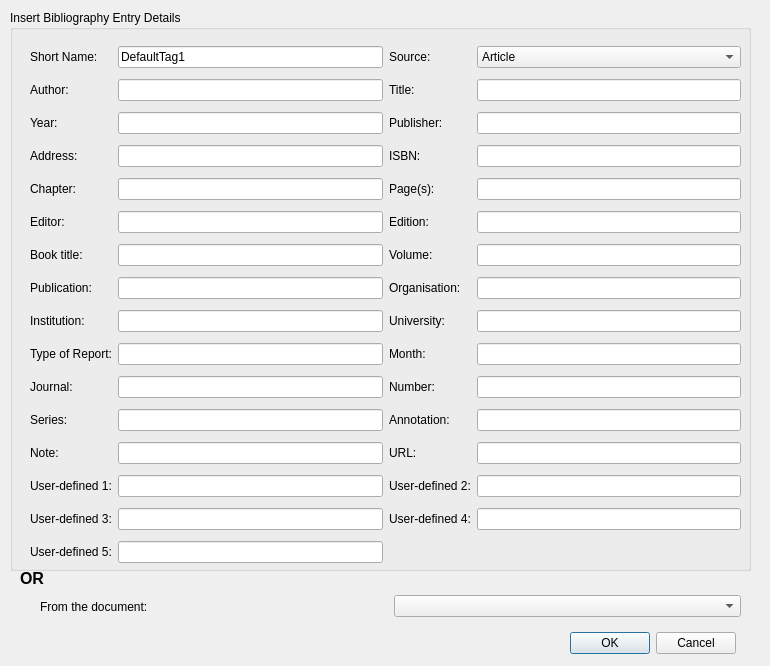
<?xml version="1.0" encoding="UTF-8"?>
<ui version="4.0">
 <class>CitationBibliographyWidget</class>
 <widget class="QDialog" name="CitationBibliographyWidget">
  <property name="geometry">
   <rect>
    <x>0</x>
    <y>0</y>
    <width>770</width>
    <height>666</height>
   </rect>
  </property>
  <property name="windowTitle">
   <string>Dialog</string>
  </property>
  <widget class="QGroupBox" name="groupBox">
   <property name="geometry">
    <rect>
     <x>10</x>
     <y>10</y>
     <width>741</width>
     <height>561</height>
    </rect>
   </property>
   <property name="title">
    <string>Insert Bibliography Entry Details</string>
   </property>
   <widget class="QWidget" name="layoutWidget">
    <property name="geometry">
     <rect>
      <x>20</x>
      <y>31</y>
      <width>711</width>
      <height>528</height>
     </rect>
    </property>
    <layout class="QGridLayout" name="gridLayout">
     <item row="0" column="0">
      <widget class="QLabel" name="shortnameLabel">
       <property name="text">
        <string>Short Name:</string>
       </property>
      </widget>
     </item>
     <item row="0" column="1">
      <widget class="QLineEdit" name="shortName">
       <property name="text">
        <string>DefaultTag1</string>
       </property>
      </widget>
     </item>
     <item row="1" column="0">
      <widget class="QLabel" name="authorLabel">
       <property name="text">
        <string>Author:</string>
       </property>
      </widget>
     </item>
     <item row="1" column="1">
      <widget class="QLineEdit" name="author"/>
     </item>
     <item row="1" column="2">
      <widget class="QLabel" name="titleLabel">
       <property name="text">
        <string>Title:</string>
       </property>
      </widget>
     </item>
     <item row="1" column="3">
      <widget class="QLineEdit" name="title"/>
     </item>
     <item row="2" column="0">
      <widget class="QLabel" name="yearLabel">
       <property name="text">
        <string>Year:</string>
       </property>
      </widget>
     </item>
     <item row="2" column="1">
      <widget class="QLineEdit" name="year"/>
     </item>
     <item row="2" column="2">
      <widget class="QLabel" name="publisherLabel">
       <property name="text">
        <string>Publisher:</string>
       </property>
      </widget>
     </item>
     <item row="2" column="3">
      <widget class="QLineEdit" name="publisher"/>
     </item>
     <item row="3" column="0">
      <widget class="QLabel" name="addressLabel">
       <property name="text">
        <string>Address:</string>
       </property>
      </widget>
     </item>
     <item row="3" column="1">
      <widget class="QLineEdit" name="address"/>
     </item>
     <item row="3" column="2">
      <widget class="QLabel" name="isbnLabel">
       <property name="text">
        <string>ISBN:</string>
       </property>
      </widget>
     </item>
     <item row="3" column="3">
      <widget class="QLineEdit" name="isbn"/>
     </item>
     <item row="4" column="0">
      <widget class="QLabel" name="chapterLabel">
       <property name="text">
        <string>Chapter:</string>
       </property>
      </widget>
     </item>
     <item row="4" column="1">
      <widget class="QLineEdit" name="chapter"/>
     </item>
     <item row="4" column="2">
      <widget class="QLabel" name="pagesLabel">
       <property name="text">
        <string>Page(s):</string>
       </property>
      </widget>
     </item>
     <item row="4" column="3">
      <widget class="QLineEdit" name="pages"/>
     </item>
     <item row="5" column="0">
      <widget class="QLabel" name="editorLabel">
       <property name="text">
        <string>Editor:</string>
       </property>
      </widget>
     </item>
     <item row="5" column="1">
      <widget class="QLineEdit" name="editor"/>
     </item>
     <item row="5" column="2">
      <widget class="QLabel" name="editionLabel">
       <property name="text">
        <string>Edition:</string>
       </property>
      </widget>
     </item>
     <item row="5" column="3">
      <widget class="QLineEdit" name="edition"/>
     </item>
     <item row="6" column="0">
      <widget class="QLabel" name="booktitleLabel">
       <property name="text">
        <string>Book title:</string>
       </property>
      </widget>
     </item>
     <item row="6" column="1">
      <widget class="QLineEdit" name="booktitle"/>
     </item>
     <item row="6" column="2">
      <widget class="QLabel" name="volumeLabel">
       <property name="text">
        <string>Volume:</string>
       </property>
      </widget>
     </item>
     <item row="6" column="3">
      <widget class="QLineEdit" name="volume"/>
     </item>
     <item row="7" column="0">
      <widget class="QLabel" name="publicationLabel">
       <property name="text">
        <string>Publication:</string>
       </property>
      </widget>
     </item>
     <item row="7" column="1">
      <widget class="QLineEdit" name="publication"/>
     </item>
     <item row="7" column="2">
      <widget class="QLabel" name="organisationLabel">
       <property name="text">
        <string>Organisation:</string>
       </property>
      </widget>
     </item>
     <item row="7" column="3">
      <widget class="QLineEdit" name="organisation"/>
     </item>
     <item row="8" column="0">
      <widget class="QLabel" name="institutionLabel">
       <property name="text">
        <string>Institution:</string>
       </property>
      </widget>
     </item>
     <item row="8" column="1">
      <widget class="QLineEdit" name="institution"/>
     </item>
     <item row="8" column="2">
      <widget class="QLabel" name="schoolLabel">
       <property name="text">
        <string>University:</string>
       </property>
      </widget>
     </item>
     <item row="8" column="3">
      <widget class="QLineEdit" name="school"/>
     </item>
     <item row="9" column="0">
      <widget class="QLabel" name="reporttypeLabel">
       <property name="text">
        <string>Type of Report:</string>
       </property>
      </widget>
     </item>
     <item row="9" column="1">
      <widget class="QLineEdit" name="reporttype"/>
     </item>
     <item row="9" column="2">
      <widget class="QLabel" name="monthLabel">
       <property name="text">
        <string>Month:</string>
       </property>
      </widget>
     </item>
     <item row="9" column="3">
      <widget class="QLineEdit" name="month"/>
     </item>
     <item row="10" column="0">
      <widget class="QLabel" name="journalLabel">
       <property name="text">
        <string>Journal:</string>
       </property>
      </widget>
     </item>
     <item row="10" column="1">
      <widget class="QLineEdit" name="journal"/>
     </item>
     <item row="10" column="2">
      <widget class="QLabel" name="numberLabel">
       <property name="text">
        <string>Number:</string>
       </property>
      </widget>
     </item>
     <item row="10" column="3">
      <widget class="QLineEdit" name="number"/>
     </item>
     <item row="11" column="0">
      <widget class="QLabel" name="seriesLabel">
       <property name="text">
        <string>Series:</string>
       </property>
      </widget>
     </item>
     <item row="11" column="1">
      <widget class="QLineEdit" name="series"/>
     </item>
     <item row="11" column="2">
      <widget class="QLabel" name="annotationLabel">
       <property name="text">
        <string>Annotation:</string>
       </property>
      </widget>
     </item>
     <item row="11" column="3">
      <widget class="QLineEdit" name="annotation"/>
     </item>
     <item row="12" column="0">
      <widget class="QLabel" name="noteLabel">
       <property name="text">
        <string>Note:</string>
       </property>
      </widget>
     </item>
     <item row="12" column="1">
      <widget class="QLineEdit" name="note"/>
     </item>
     <item row="12" column="2">
      <widget class="QLabel" name="urlLabel">
       <property name="text">
        <string>URL:</string>
       </property>
      </widget>
     </item>
     <item row="12" column="3">
      <widget class="QLineEdit" name="url"/>
     </item>
     <item row="13" column="0">
      <widget class="QLabel" name="ud1Label">
       <property name="text">
        <string>User-defined 1:</string>
       </property>
      </widget>
     </item>
     <item row="13" column="1">
      <widget class="QLineEdit" name="ud1"/>
     </item>
     <item row="13" column="2">
      <widget class="QLabel" name="ud2Label">
       <property name="text">
        <string>User-defined 2:</string>
       </property>
      </widget>
     </item>
     <item row="13" column="3">
      <widget class="QLineEdit" name="ud2"/>
     </item>
     <item row="14" column="0">
      <widget class="QLabel" name="ud3Label">
       <property name="text">
        <string>User-defined 3:</string>
       </property>
      </widget>
     </item>
     <item row="14" column="1">
      <widget class="QLineEdit" name="ud3"/>
     </item>
     <item row="14" column="2">
      <widget class="QLabel" name="ud4Label">
       <property name="text">
        <string>User-defined 4:</string>
       </property>
      </widget>
     </item>
     <item row="14" column="3">
      <widget class="QLineEdit" name="ud4"/>
     </item>
     <item row="15" column="0">
      <widget class="QLabel" name="ud5Label">
       <property name="text">
        <string>User-defined 5:</string>
       </property>
      </widget>
     </item>
     <item row="15" column="1">
      <widget class="QLineEdit" name="ud5"/>
     </item>
     <item row="0" column="2">
      <widget class="QLabel" name="sourcetypeLabel">
       <property name="text">
        <string>Source:</string>
       </property>
      </widget>
     </item>
     <item row="0" column="3">
      <widget class="QComboBox" name="sourceType">
       <item>
        <property name="text">
         <string>Article</string>
        </property>
       </item>
       <item>
        <property name="text">
         <string>Book</string>
        </property>
       </item>
       <item>
        <property name="text">
         <string>Conference proceedings</string>
        </property>
       </item>
       <item>
        <property name="text">
         <string>Book excerpts</string>
        </property>
       </item>
       <item>
        <property name="text">
         <string>Book excerpts with title</string>
        </property>
       </item>
       <item>
        <property name="text">
         <string>Journal</string>
        </property>
       </item>
       <item>
        <property name="text">
         <string>Techn. documentation</string>
        </property>
       </item>
       <item>
        <property name="text">
         <string>Thesis</string>
        </property>
       </item>
       <item>
        <property name="text">
         <string>Miscellaneous</string>
        </property>
       </item>
       <item>
        <property name="text">
         <string>Dissertation</string>
        </property>
       </item>
       <item>
        <property name="text">
         <string>Research report</string>
        </property>
       </item>
       <item>
        <property name="text">
         <string>Unpublished</string>
        </property>
       </item>
       <item>
        <property name="text">
         <string>Email</string>
        </property>
       </item>
       <item>
        <property name="text">
         <string>WWW document</string>
        </property>
       </item>
       <item>
        <property name="text">
         <string>User defined 1</string>
        </property>
       </item>
       <item>
        <property name="text">
         <string>User defined 2</string>
        </property>
       </item>
       <item>
        <property name="text">
         <string>User defined 3</string>
        </property>
       </item>
       <item>
        <property name="text">
         <string>User defined 4</string>
        </property>
       </item>
       <item>
        <property name="text">
         <string>User defined 5</string>
        </property>
       </item>
      </widget>
     </item>
    </layout>
   </widget>
  </widget>
  <widget class="QLabel" name="label_3">
   <property name="geometry">
    <rect>
     <x>20</x>
     <y>570</y>
     <width>67</width>
     <height>17</height>
    </rect>
   </property>
   <property name="font">
    <font>
     <pointsize>12</pointsize>
     <weight>75</weight>
     <bold>true</bold>
    </font>
   </property>
   <property name="text">
    <string>OR</string>
   </property>
  </widget>
  <widget class="QDialogButtonBox" name="buttonBox">
   <property name="geometry">
    <rect>
     <x>560</x>
     <y>630</y>
     <width>176</width>
     <height>27</height>
    </rect>
   </property>
   <property name="orientation">
    <enum>Qt::Horizontal</enum>
   </property>
   <property name="standardButtons">
    <set>QDialogButtonBox::Cancel|QDialogButtonBox::Ok</set>
   </property>
  </widget>
  <widget class="QWidget" name="layoutWidget">
   <property name="geometry">
    <rect>
     <x>40</x>
     <y>590</y>
     <width>701</width>
     <height>33</height>
    </rect>
   </property>
   <layout class="QHBoxLayout" name="horizontalLayout_3">
    <item>
     <widget class="QLabel" name="label_4">
      <property name="text">
       <string>From the document:</string>
      </property>
     </widget>
    </item>
    <item>
     <widget class="QComboBox" name="existingCites"/>
    </item>
   </layout>
  </widget>
 </widget>
 <tabstops>
  <tabstop>shortName</tabstop>
  <tabstop>sourceType</tabstop>
  <tabstop>author</tabstop>
  <tabstop>title</tabstop>
  <tabstop>year</tabstop>
  <tabstop>publisher</tabstop>
  <tabstop>address</tabstop>
  <tabstop>isbn</tabstop>
  <tabstop>chapter</tabstop>
  <tabstop>pages</tabstop>
  <tabstop>editor</tabstop>
  <tabstop>edition</tabstop>
  <tabstop>booktitle</tabstop>
  <tabstop>volume</tabstop>
  <tabstop>publication</tabstop>
  <tabstop>organisation</tabstop>
  <tabstop>institution</tabstop>
  <tabstop>school</tabstop>
  <tabstop>reporttype</tabstop>
  <tabstop>month</tabstop>
  <tabstop>journal</tabstop>
  <tabstop>number</tabstop>
  <tabstop>series</tabstop>
  <tabstop>annotation</tabstop>
  <tabstop>note</tabstop>
  <tabstop>url</tabstop>
  <tabstop>ud1</tabstop>
  <tabstop>ud2</tabstop>
  <tabstop>ud3</tabstop>
  <tabstop>ud4</tabstop>
  <tabstop>ud5</tabstop>
  <tabstop>existingCites</tabstop>
  <tabstop>buttonBox</tabstop>
 </tabstops>
 <resources/>
 <connections>
  <connection>
   <sender>buttonBox</sender>
   <signal>rejected()</signal>
   <receiver>CitationBibliographyWidget</receiver>
   <slot>reject()</slot>
   <hints>
    <hint type="sourcelabel">
     <x>316</x>
     <y>360</y>
    </hint>
    <hint type="destinationlabel">
     <x>286</x>
     <y>274</y>
    </hint>
   </hints>
  </connection>
 </connections>
</ui>
